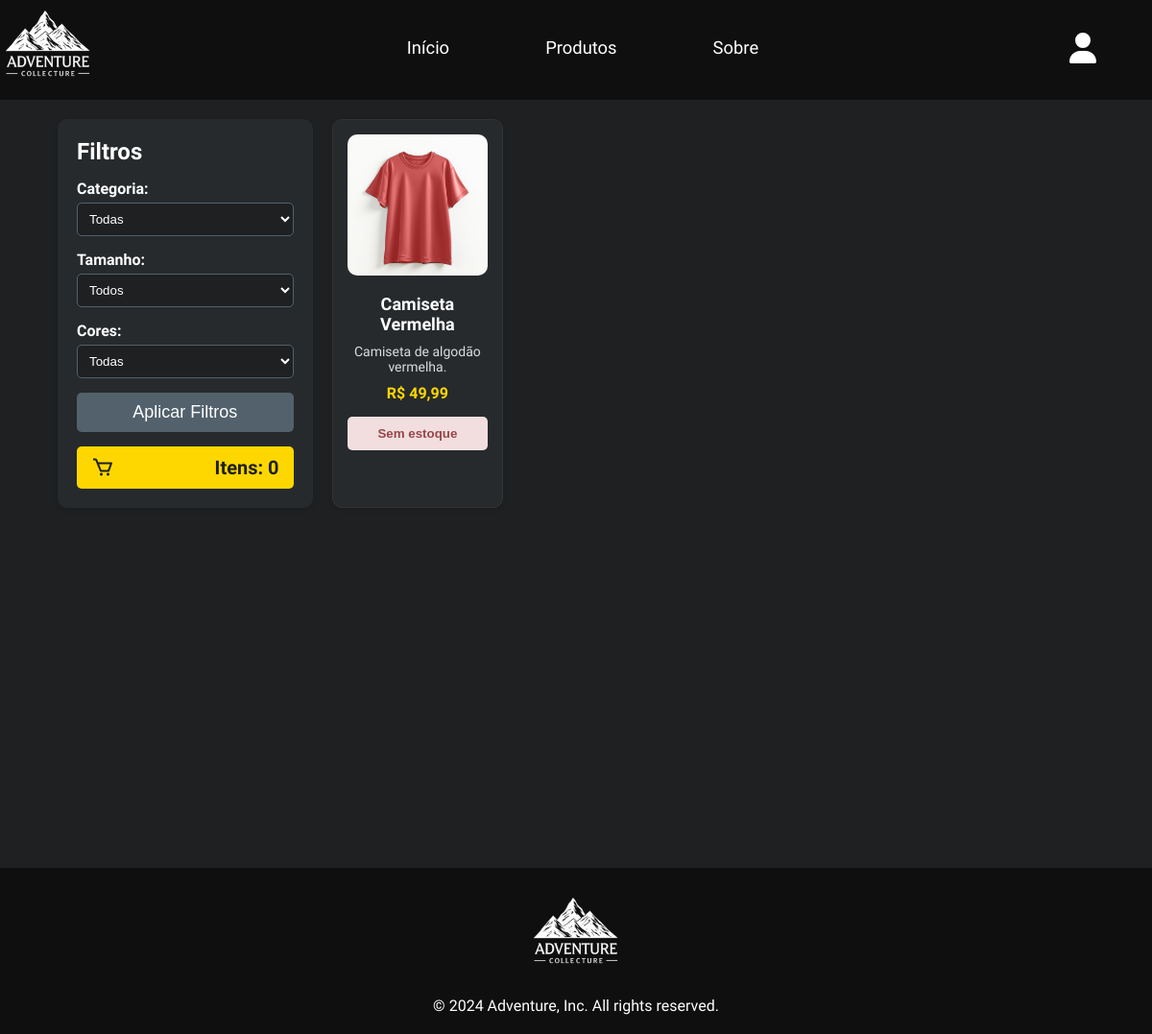
The page /public/index.php?a=loja on the database its author committed.
### tables this page shows
CREATE TABLE IF NOT EXISTS produtos (
  id INT PRIMARY KEY NOT NULL AUTO_INCREMENT,
  nome_produto VARCHAR(100) NOT NULL,
  descricao TEXT NOT NULL,
  preco DECIMAL(10,2) NOT NULL,
  categoria_id INT NOT NULL,
  tamanho_id INT NOT NULL,
  cor_id INT NOT NULL,
  imagem_produto VARCHAR(255),
  visivel TINYINT,
  data_criacao DATETIME NOT NULL DEFAULT CURRENT_TIMESTAMP,
  data_atualizacao DATETIME NOT NULL DEFAULT CURRENT_TIMESTAMP ON UPDATE CURRENT_TIMESTAMP,
  FOREIGN KEY (categoria_id) REFERENCES produto_categoria (id) ON DELETE CASCADE ON UPDATE CASCADE,
  FOREIGN KEY (tamanho_id) REFERENCES produto_tamanho (id) ON DELETE CASCADE ON UPDATE CASCADE,
  FOREIGN KEY (cor_id) REFERENCES produto_cores (id) ON DELETE CASCADE ON UPDATE CASCADE
);

### core/controllers/Main.php (called while the page is built, shortened)
<?php
class Main{
    public function loja() {
        $produtos = new Produtos();
        $listarProdutos = $produtos->listarProdutos();
        $listarCategoria = $produtos->listarCategoria();
        $listarTamanho = $produtos->listarTamanho();
        $listarCor = $produtos->listarCor();
        $estoques = [];
        if (is_array($listarProdutos) && count($listarProdutos) > 0) {
            foreach ($listarProdutos as $produto) {
                $estoque = $produtos->listarEstoque($produto->id, $produto->cor_id, $produto->tamanho_id);
                $estoques[$produto->id] = $estoque;
            }
        }
        Store::Layout([
            'layout/html_header',
            'layout/header',
            'loja',
            'layout/footer',
            'layout/html_footer',
        ], [
            'produtos' => $listarProdutos,
            'categorias' => $listarCategoria,
            'tamanhos' => $listarTamanho,
            'cores' => $listarCor,
            'estoques' => $estoques
        ]);
    }
}

### core/rotas.php (called while the page is built, shortened)
<?php
$rotas = [
    'inicio' => 'main@index',
    'loja' => 'main@loja',
    'detalhes_produto' => 'main@detalhes_produto',
    'personalizacao_produto' => 'main@personalizacao_produto',
    'sobre' => 'main@sobre',
    'adicionar_carrinho' => 'carrinho@adicionar_carrinho',
    'limpar_carrinho' => 'carrinho@limpar_carrinho',
    'carrinho' => 'carrinho@carrinho',
    'remover_produto_carrinho' => 'carrinho@remover_produto_carrinho',
    'finalizar_compra' => 'carrinho@finalizar_compra',
    'finalizar_compra_resumo' => 'carrinho@finalizar_compra_resumo',
    'endereco_alternativo' => 'carrinho@endereco_alternativo',
    'metodo_pagamento' => 'carrinho@metodo_pagamento',
    'user_account' => 'usuario@user_account',
    'user_pedidos' => 'usuario@user_pedidos',
    'user_config' => 'usuario@user_config',
    'pedido' => 'usuario@pedido',
    'pagamento_processado' => 'pedido@pagamento_processado',
    'logout' => 'main@logout',
    'login' => 'main@login',
    'registrar_usuario' => 'main@registrar_usuario',
    'criar_cliente' => 'main@criar_cliente',
    'registro_endereco' => 'main@registro_endereco',
    'criar_endereco' => 'main@criar_endereco',
    'formulario-duvidas' => 'main@formDuvidas',
    'confirmar_email' => 'main@confirmar_email',
    'login_submit' => 'main@login_submit',
    'filtrar_produtos' => 'main@filtrar_produtos',
    'recuperar_senha' => 'main@recuperar_senha',
    'verificar_email' => 'main@verificar_email',
    'recuperar_senha_submit' => 'main@recuperar_senha_submit',
    'atualizar_configuracoes' => 'usuario@atualizar_configuracoes',
    'atualizar_configuracoes' => 'usuario@atualizar_configuracoes',
    'atualizar_seguranca' => 'usuario@atualizar_seguranca',
    'atualizar_endereco' => 'usuario@atualizar_endereco',
];
$acao = 'inicio';
if(isset($_GET['a'])){
    if(!key_exists($_GET['a'], $rotas)){
        $acao = 'inicio';
    } else{
        $acao = $_GET['a'];
    }
}
$partes = explode('@', $rotas[$acao]);
$metodo = $partes[1];
$ctr = new $controlador();
$ctr->$metodo();

### public/index.php (called while the page is built, shortened)
<?php
require_once('../core/rotas.php');

### core/classes/Database.php (called while the page is built, shortened)
<?php
class Database{
    private $conexao;
    private function conectar(){
        $this->conexao = new PDO(
            'mysql:'.
            'host='.MYSQL_SERVER.';'.
            'dbname='.MYSQL_DATABASE.';'.
            'charset='.MYSQL_CHARSET,
            MYSQL_USER,
            MYSQL_PASS,
            array(PDO::ATTR_PERSISTENT => true)
        );
        $this->conexao->setAttribute(PDO::ATTR_ERRMODE, PDO::ERRMODE_WARNING);
    }
    private function desconectar(){
        $this->conexao = null;
    }
    public function select($sql, $param = null){
        $res = null;
        try{
            if(!empty($param)){
                $exe = $this->conexao->prepare($sql);
                $exe->execute($param);
                $res = $exe->fetchAll(PDO::FETCH_CLASS);
            } else{
                $exe = $this->conexao->prepare($sql);
                $exe->execute();
                $res = $exe->fetchAll(PDO::FETCH_CLASS);
            }
        }catch(PDOException $e){
            echo $e;
        }
        return $res;
    }
};

### core/models/Produtos.php (called while the page is built, shortened)
<?php
class Produtos
{
    public function listarProdutos()
    {
        $sql = new Database();
        $resultado = $sql->select("SELECT * FROM produtos where visivel = 1");
        return $resultado;
    }
}

### core/views/loja.php (the view, shortened to what this page needs)
<?php
$total_produtos = 0;
?>
<link rel="stylesheet" href="assets/css/produtos_loja.css">
<div class="page-container">
    <div class="container content">
        <aside class="sidebar">
            <form action="?a=filtrar_produtos" method="POST">
                <h4>Filtros</h4>
                <div class="filter-group">
                    <label for="categoria" id="nome_categoria">Categoria:</label>
                    <select id="categoria" name="id_categoria">
                        <option>Todas</option>
                    </select>
                </div>
                <div class="filter-group">
                    <label for="tamanho">Tamanho:</label>
                    <select id="tamanho" name="id_tamanho">
                        <option>Todos</option>
                    </select>
                </div>
                <div class="filter-group">
                    <label for="cor">Cores:</label>
                    <select id="cor" name="id_cor">
                        <option>Todas</option>
                    </select>
                </div>
                <button type="submit" class="btn">Aplicar Filtros</button>
                <div class="cart-container">
                    <a href="?a=carrinho" class="cart-link">
                        <i class='bx bx-cart'></i>
                        <span id="carrinho">Itens: <?= $total_produtos ?></span>
                    </a>
                </div>
            </form>
        </aside>
        <main class="products">
            <?php foreach ($produtos as $produto): ?>
                <a href="?a=detalhes_produto&id=<?= $produto->id ?>" class="product-card">
                    <div>
                        <img src="assets/images/produtos/<?= $produto->imagem_produto ?>" alt="<?= htmlspecialchars($produto->nome_produto) ?>">
                        <h5><?= htmlspecialchars($produto->nome_produto) ?></h5>
                        <p><?= htmlspecialchars($produto->descricao) ?></p>
                        <h4>R$ <?= number_format($produto->preco, 2, ',', '.') ?></h4>
                        <?php
                        $quantidade_disponivel = isset($estoques[$produto->id]) && !empty($estoques[$produto->id])
                            ? $estoques[$produto->id][0]->quantidade_disponivel
                            : 0;
                        ?>
                        <?php if ($quantidade_disponivel <= 0): ?>
                            <button class="btn-sem-estoque" onclick="alerta_estoque(); return false;">Sem estoque</button>
                        <?php else: ?>
                            <button class="btn" onclick="adicionar_carrinho(<?= $produto->id ?>); return false;">Adicionar ao carrinho</button>
                        <?php endif; ?>
                    </div>
                </a>
            <?php endforeach; ?>
        </main>
    </div>
</div>

### core/classes/Store.php (shortened to what this page needs)
<?php
class Store{
    public static function Layout($estruturas, $dados= null){
        foreach($estruturas as $estrutura){
            include("../core/views/$estrutura.php");
        }
    }
};

### public/assets/css/header-footer.css (style rules this page uses)
* { padding: 0; margin: 0; box-sizing: border-box; }
body { background-image: url('../images/background-image.png'); background-size: cover; background-color: rgba(0, 0, 0, 0.7); background-blend-mode: darken; background-repeat: no-repeat; display: flex; flex-direction: column; min-height: 100vh; }

### public/assets/css/produtos_loja.css (style rules this page uses)
.page-container { min-height: 100vh; display: flex; flex-direction: column; justify-content: space-between; font-family: "Lexend Zetta", sans-serif; background-color: #1E2022; color: white; }
.container { padding: 20px 5%; display: flex; gap: 20px; justify-content: space-between; }
.sidebar { width: 25%; background-color: #262A2D; padding: 20px; border-radius: 10px; box-shadow: 0 2px 5px rgba(0, 0, 0, 0.1); }
.sidebar h4 { font-size: 24px; color: #fff; margin-bottom: 15px; }
.filter-group { margin-bottom: 15px; display: flex; flex-direction: column; }
.filter-group label { color: #fff; font-weight: bold; margin-bottom: 5px; }
.filter-group select { padding: 8px; border: 1px solid #52616b; border-radius: 5px; background-color: #1E2022; color: white; }
.sidebar .btn { text-decoration: none; background-color: #52616b; color: white; padding: 10px 15px; border-radius: 5px; width: 100%; font-size: 18px; cursor: pointer; border: none; }
.cart-container { margin-top: 15px; position: sticky; top: 10px; }
.cart-link { display: flex; align-items: center; justify-content: space-between; background-color: #FFD700; color: #1E2022; padding: 10px 15px; border-radius: 5px; text-decoration: none; }
.cart-link i { font-size: 24px; color: #1E2022; }
.cart-link span { font-size: 20px; font-weight: bold; }
.products { display: flex; flex-wrap: wrap; gap: 20px; width: 75%; text-decoration: none; }
.products a { text-decoration: none; }
.product-card { background-color: #262A2D; border: 1px solid #333; border-radius: 10px; width: calc(25% - 20px); padding: 15px; color: white; text-align: center; box-shadow: 0 2px 5px rgba(0, 0, 0, 0.1); transition: transform 0.3s ease, box-shadow 0.3s ease; }
.product-card img { max-width: 100%; height: auto; border-radius: 10px; margin-bottom: 15px; }
.product-card h5 { font-size: 18px; color: #fff; margin-bottom: 10px; }
.product-card h4 { font-size: 16px; color: #FFD700; margin-bottom: 15px; }
.product-card p { font-size: 14px; color: #ddd; margin-bottom: 10px; }
.btn-sem-estoque { background-color: #F2DEDF; color: #964648; padding: 10px; border-radius: 5px; width: 100%; font-weight: 600; cursor: not-allowed; border: none; }

### rows shown on the page
produtos: imagem_produto (picture), nome_produto "Camiseta Vermelha", descricao "Camiseta de algodão vermelha.", preco "49,99", shows "Sem estoque"
